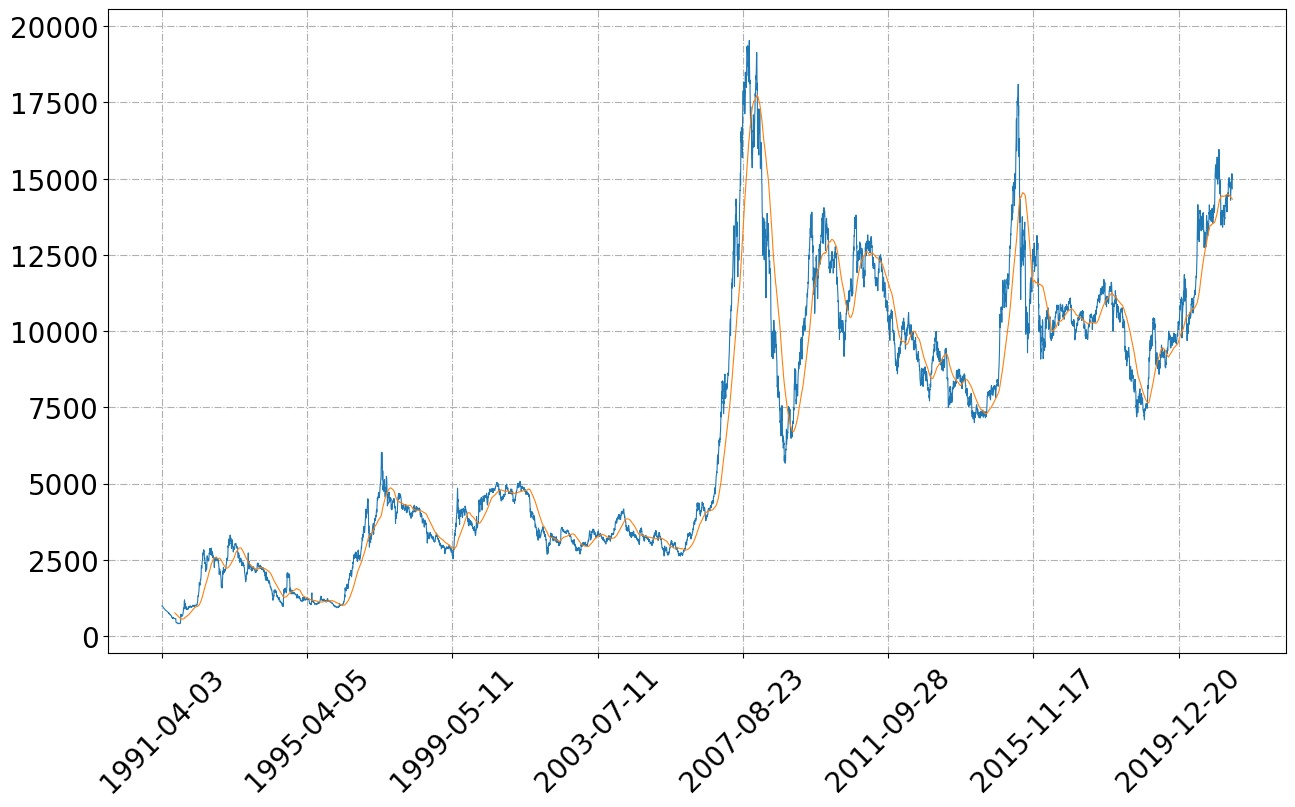

The Python source for this figure:
# @Site   :  https://github.com/pynote/investnote
# @Author :  老涂数据投研(py_invest_note)

import os.path
import pandas as pd
import matplotlib as mpl
import mplfinance as mpf
from cycler import cycler
import akshare as ak

# data
s_code = 'sz399001'
pkl_name = '{}.pkl'.format(s_code)
try:
    df = pd.read_pickle(pkl_name)
except FileNotFoundError:
    df = ak.stock_zh_index_daily(s_code)
    df.to_pickle(pkl_name)

print(df)

# plot
kwargs = dict(
    type='line',
    mav=(90,),  # 90日均线
    volume=False,  # 不显示成交量
    title='',
    ylabel='',
    ylabel_lower='',
    fontscale=2,
    figratio=(16, 9),  # 宽高比
    figscale=1.6)  # 图片大小

mc = mpf.make_marketcolors(
    up='red',
    down='green',
    edge='i',
    wick='i',
    volume='i',
    inherit=True)

s = mpf.make_mpf_style(
    gridaxis='both',
    gridstyle='-.',
    y_on_right=False,
    marketcolors=mc)

# https://matplotlib.org/stable/gallery/color/named_colors.html
mpl.rcParams['axes.prop_cycle'] = cycler(
    color=['dodgerblue', 'deeppink', 'navy', 'teal', 'maroon', 'darkorange', 'indigo'])
mpl.rcParams['lines.linewidth'] = 1
mpl.rcParams['axes.unicode_minus'] = False

mpf.plot(df,
         **kwargs,
         style=s,
         datetime_format='%Y-%m-%d',
         show_nontrading=False,
         savefig=dict(fname='{}.jpg'.format(os.path.splitext(os.path.basename(__file__))[0]), bbox_inches='tight'))
